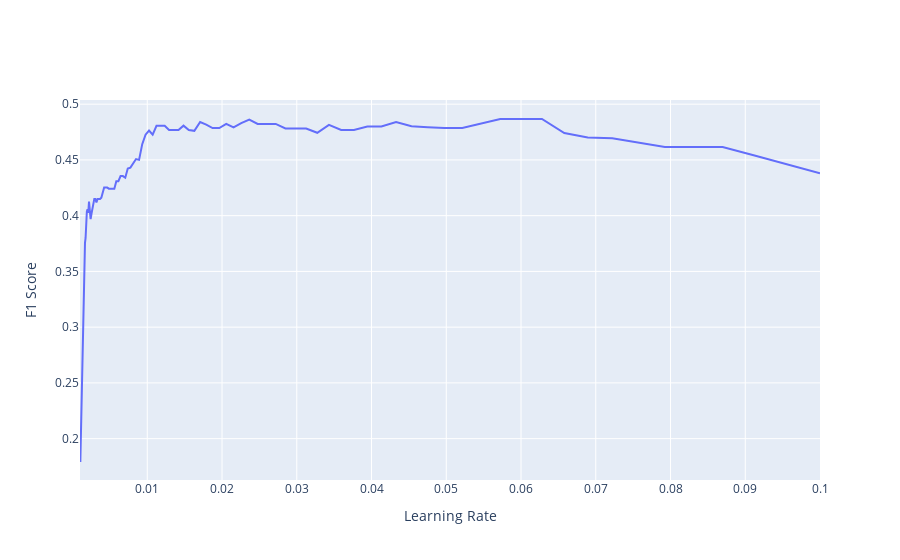

Notebook cell for this chart:
### Code cell
fig = go.Figure(data=go.Scatter(x=learning_rates, y=f1_list))
fig.update_layout(xaxis_title='Learning Rate', yaxis_title='F1 Score')
fig.write_image("images/result_f1_learning_rate.png")
fig.show()
